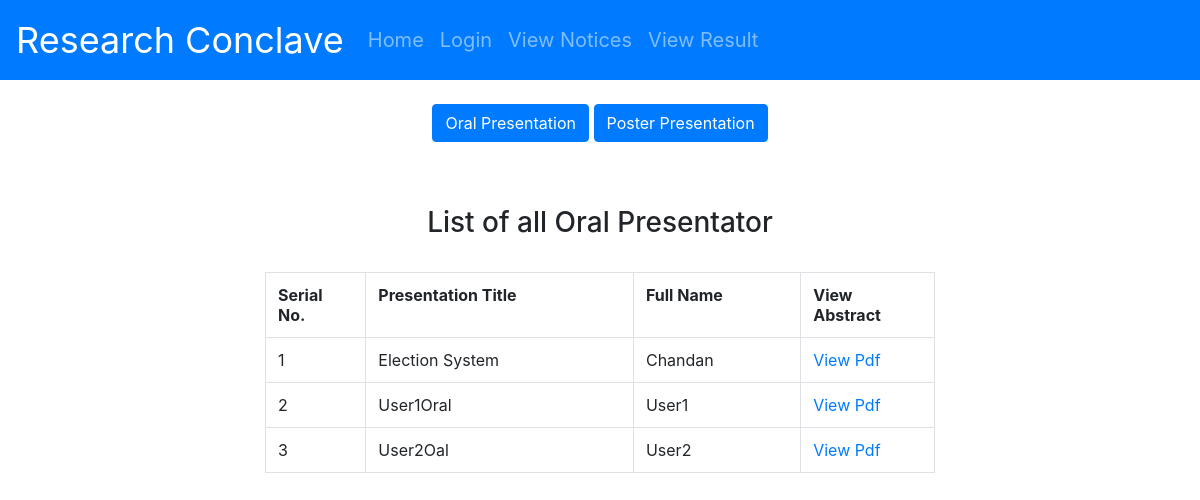
The page /Result.php?value=Oral on the database its author committed.
### tables this page shows
CREATE TABLE `abstract` (
  `Id` int(11) NOT NULL,
  `UploadedItem` varchar(400) NOT NULL,
  `Username` varchar(400) NOT NULL,
  `Title` varchar(400) NOT NULL,
  `Email` varchar(400) NOT NULL,
  `IsApproved` int(1) NOT NULL,
  `PresType` varchar(400) NOT NULL,
  `Reviewer1` varchar(400) NOT NULL,
  `Reviewer2` varchar(400) NOT NULL,
  `Grade1` int(255) NOT NULL,
  `Grade2` int(255) NOT NULL,
  `Fullname` varchar(400) NOT NULL,
  `IsDone` int(11) NOT NULL DEFAULT '0',
  `IsGraded1` int(11) NOT NULL,
  `IsGraded2` int(11) NOT NULL
);

### Result.php (the view, shortened to what this page needs)
<?php  include 'ViewResult.php';
 function fetch_data()
 {
      $connect = OpenCon();
	  $Prep = $_GET['value'];
      $output = '';
      $sql = "SELECT * FROM abstract Where IsApproved = '1' AND IsGraded1=1 AND IsGraded2=1";
      $result = mysqli_query($connect, $sql);
	  $i = 0;
      while($row = mysqli_fetch_array($result))
      {
        if($row["PresType"] != $Prep) continue;
       $i = $i + 1;
	   $Path = 'Abstract/'.$row["UploadedItem"];
      $output .= '<tr>
                          <td>'.$i.'</td>
                          <td>'.$row["Title"].'</td>
                          <td>'.$row["Fullname"].'</td>
                          <td><a target="blank" href='.$Path.'>View Pdf</a></td>
                     </tr>
                          ';
      }
      return $output;
 }
 ?>
 <!DOCTYPE html>
 <html>
      <head>
      </head>
      <body>
           <br /><br />
           <div class="container" style="width:700px;">
		        <?php $Prep = $_GET['value'];  ?>
                <h3 align="center"><?php echo "List of all ".$Prep." Presentator"; ?></h3><br />
                <div class="table-responsive">
                     <table class="table table-bordered">
                          <tr>
                               <th width="15%">Serial No.</th>
                               <th width="40%">Presentation Title</th>
                               <th width="25%">Full Name</th>
                               <th width="20%">View Abstract</th>
                          </tr>
                     <?php
                      $val = fetch_data();
                      echo $val;
                     ?>
                     </table>
                     <br />
                </div>
                </div>
      </body>
 </html>

### rows shown on the page
abstract: Title "Election System", Fullname "Chandan"
abstract: Title "User1Oral", Fullname "User1"
abstract: Title "User2Oal", Fullname "User2"

### other values the page prints
$Prep "Oral"
